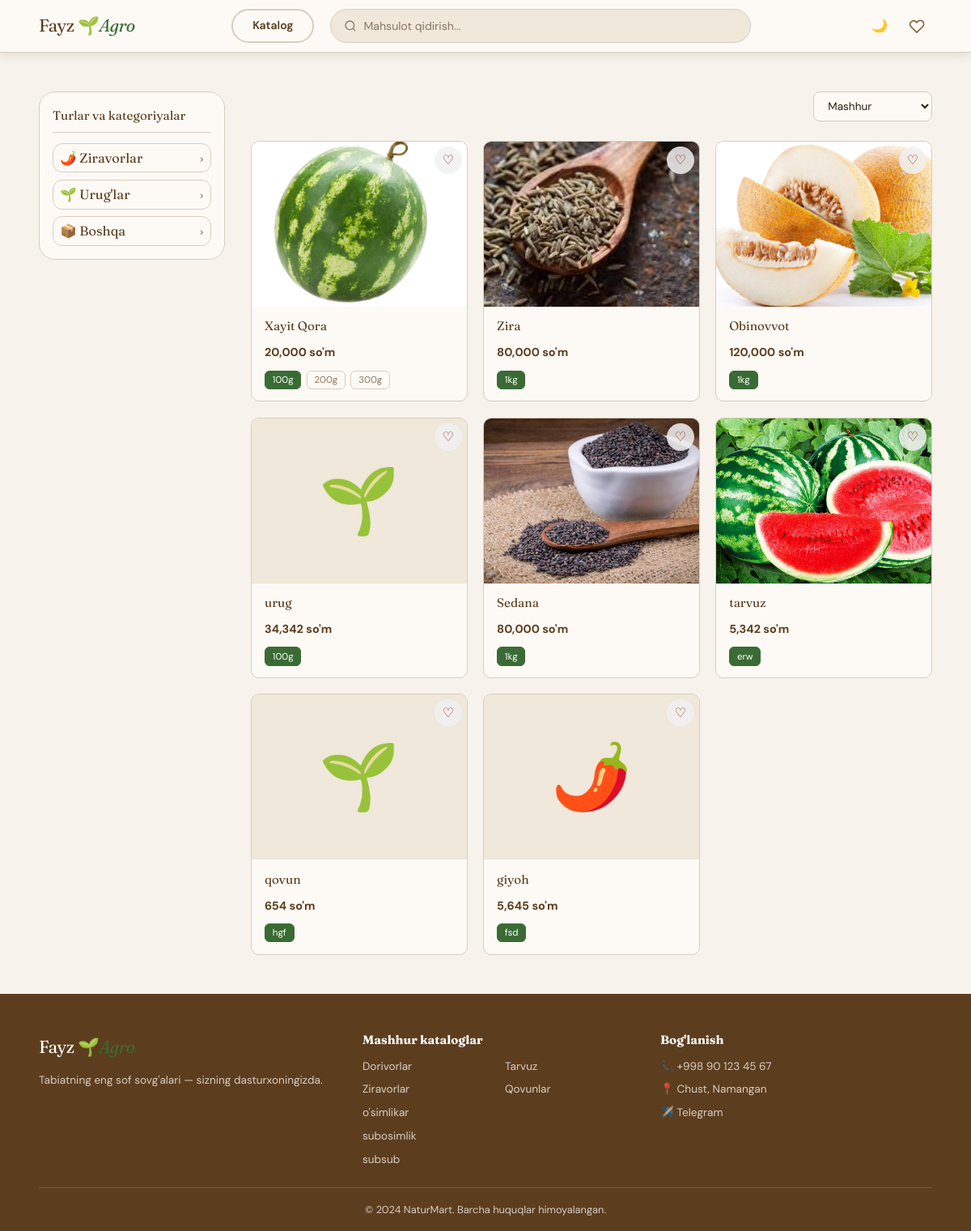
Screenshot of /katalog with the database file from the repository.
### tables this page shows
CREATE TABLE category (
                id INTEGER PRIMARY KEY AUTOINCREMENT,
                name TEXT NOT NULL,
                slug TEXT UNIQUE NOT NULL,
                icon TEXT DEFAULT '🌿',
                type TEXT DEFAULT 'ziravod',
                description TEXT,
                sort_order INTEGER DEFAULT 0
            , parent_id INTEGER, is_type INTEGER DEFAULT 0);

CREATE TABLE product_images (
                id INTEGER PRIMARY KEY AUTOINCREMENT,
                product_id INTEGER NOT NULL,
                image_path TEXT NOT NULL,
                is_primary INTEGER DEFAULT 0,
                order_index INTEGER DEFAULT 0,
                FOREIGN KEY (product_id) REFERENCES product(id) ON DELETE CASCADE
            );

CREATE TABLE product (
                id INTEGER PRIMARY KEY AUTOINCREMENT,
                name TEXT NOT NULL,
                slug TEXT UNIQUE NOT NULL,
                category_id INTEGER,
                description TEXT,
                origin TEXT,
                benefits TEXT,
                usage_tips TEXT,
                price REAL NOT NULL DEFAULT 0,
                old_price REAL,
                image TEXT,
                is_featured INTEGER DEFAULT 0,
                is_active INTEGER DEFAULT 1,
                is_organic INTEGER DEFAULT 0,
                stock INTEGER DEFAULT 100,
                created_at TEXT DEFAULT (datetime('now')), unit_type TEXT DEFAULT 'dona', min_amount REAL DEFAULT 1, view_count INTEGER DEFAULT 0, cart_add_count INTEGER DEFAULT 0,
                FOREIGN KEY (category_id) REFERENCES category(id) ON DELETE SET NULL
            );

CREATE TABLE product_variants (
                id INTEGER PRIMARY KEY AUTOINCREMENT,
                product_id INTEGER NOT NULL,
                label TEXT NOT NULL,
                price REAL NOT NULL, old_price REAL, stock INTEGER DEFAULT 100, min_amount REAL DEFAULT 1, promo_end_date TEXT, promo_start_at TEXT, promo_end_at TEXT, scheduled_price REAL,
                FOREIGN KEY (product_id) REFERENCES product(id) ON DELETE CASCADE
            );

CREATE TABLE site_settings (
                key TEXT PRIMARY KEY,
                value TEXT NOT NULL DEFAULT ''
            );

### app/routes/main.py (the view, shortened to what this page needs)
@main.route('/katalog')
def catalog():
    db = get_db()
    type_slug = (request.args.get('tur', '') or request.args.get('tip', '')).strip()
    cat_slug = (request.args.get('kategoriya', '') or '').strip()
    collection_slug = request.args.get('collection', '').strip()
    search = request.args.get('q', '').strip()
    sort = request.args.get('sort', 'mashhur')
    page = request.args.get('page', 1, type=int)
    per_page = 12
    offset = (page-1)*per_page
    nodes = [dict(r) for r in db.execute(
        'SELECT * FROM category ORDER BY COALESCE(parent_id,0), sort_order, name'
    ).fetchall()]
    nodes_by_id = {}
    nodes_by_slug = {}
    children_by_parent = {}
    for n in nodes:
        n['is_type'] = int(n.get('is_type') or 0)
        n['parent_id'] = n.get('parent_id') if n.get('parent_id') not in ('', None) else None
        nodes_by_id[n['id']] = n
        if n.get('slug'):
            nodes_by_slug[n['slug']] = n
        children_by_parent.setdefault(n['parent_id'], []).append(n)
    def descendant_ids(start_id):
        stack = [start_id]
        seen = set()
        result = []
        while stack:
            current = stack.pop()
            if current in seen:
                continue
            seen.add(current)
            result.append(current)
            for child in children_by_parent.get(current, []):
                stack.append(child['id'])
        return result
    top_types = [n for n in children_by_parent.get(None, []) if n['is_type'] == 1]
    active_type = nodes_by_slug.get(type_slug) if type_slug else None
    if not active_type and type_slug:
        for t in top_types:
            if (t.get('type') or '') == type_slug:
                active_type = t
                break
    active_category = nodes_by_slug.get(cat_slug) if cat_slug else None
    if active_category and active_category['is_type'] == 1:
        active_type = active_category
        active_category = None
    if active_category:
        parent = nodes_by_id.get(active_category.get('parent_id'))
        if parent:
            active_type = parent
    def ancestor_chain_ids(node):
        chain = []
        current = node
        safety = 0
        while current and safety < (len(nodes) + 3):
            chain.append(current['id'])
            parent_id = current.get('parent_id')
            current = nodes_by_id.get(parent_id) if parent_id else None
            safety += 1
        return chain
    active_path_ids = []
    if active_category:
        active_path_ids = ancestor_chain_ids(active_category)
    elif active_type:
        active_path_ids = ancestor_chain_ids(active_type)
    active_path_set = set(active_path_ids)
    active_root_type = None
    for node_id in reversed(active_path_ids):
        node = nodes_by_id.get(node_id)
        if node and node['is_type'] == 1 and node.get('parent_id') is None:
            active_root_type = node
            break
    active_collection = None
    conditions = ['p.is_active=1']
    params = []
    if active_category:
        conditions.append(
            'EXISTS (SELECT 1 FROM product_categories pc WHERE pc.product_id=p.id AND pc.category_id=?)'
        )
        params.append(active_category['id'])
    if search:
        conditions.append('(p.name LIKE ? OR p.description LIKE ? OR p.origin LIKE ?)')
        params.extend([f'%{search}%']*3)
    order = {
        'yangi': 'p.id DESC',
        'mashhur': 'COALESCE(p.cart_add_count, 0) DESC, COALESCE(p.view_count, 0) DESC, p.id DESC',
        'arzon': 'p.price ASC',
        'qimmat': 'p.price DESC',
        'nom': 'p.name ASC',
    }.get(sort, 'COALESCE(p.cart_add_count, 0) DESC, COALESCE(p.view_count, 0) DESC, p.id DESC')
    where = ' AND '.join(conditions)
    total = db.execute(f'SELECT COUNT(*) FROM product p WHERE {where}', params).fetchone()[0]
    products = db.execute(
        f'SELECT p.*, c.name as cat_name, c.icon as cat_icon FROM product p '
        f'LEFT JOIN category c ON c.id=p.category_id WHERE {where} ORDER BY {order} LIMIT ? OFFSET ?',
        params+[per_page, offset]
    ).fetchall()
    prod_list = []
    for p in products:
        variants = db.execute('SELECT * FROM product_variants WHERE product_id=? ORDER BY id', (p['id'],)).fetchall()
        primary_img = db.execute('SELECT image_path FROM product_images WHERE product_id=? ORDER BY is_primary DESC, order_index, id LIMIT 1', (p['id'],)).fetchone()
        row = dict(p)
        row['variants'] = [dict(v) for v in variants]
        row['primary_image'] = primary_img['image_path'] if primary_img else row['image']
        prod_list.append(row)
    total_pages = (total+per_page-1)//per_page
    return render_template(
        'catalog.html',
        products=prod_list,
        search=search,
        sort=sort,
        page=page,
        total_pages=total_pages,
        total=total,
        active_collection=active_collection,
        collection=collection_slug,
        top_types=top_types,
        children_by_parent=children_by_parent,
        active_path_ids=active_path_ids,
        active_path_set=active_path_set,
        active_root_type=active_root_type,
        active_type=active_type,
        active_category=active_category,
        tur=(active_type['slug'] if active_type else '')
    )

### app/__init__.py (called while the page is built)
def get_db():
    if 'db' not in g:
        g.db = sqlite3.connect(DATABASE, detect_types=sqlite3.PARSE_DECLTYPES)
        g.db.row_factory = sqlite3.Row
        g.db.execute('PRAGMA foreign_keys = ON')
    return g.db

### app/templates/catalog.html (shortened to what this page needs)
{% extends 'base.html' %}
{% block content %}
{% macro render_tree(prefix, mobile_mode=False) -%}
<div class="catalog-tree-wrap" data-tree="{{ prefix }}">
  {% for top in top_types %}
    {% set top_children = children_by_parent.get(top['id'], []) %}
    {% set top_is_group = (top_children|length) > 0 %}
    {% set is_open = top['id'] in active_path_set %}
    {% if top_is_group %}
    <div class="catalog-tree-group{% if is_open %} open{% endif %}">
      <button type="button"
              class="catalog-tree-toggle catalog-tree-top{% if is_open %} active{% endif %}"
              data-target="{{ prefix }}-branch-{{ top['id'] }}"
              aria-expanded="{{ 'true' if is_open else 'false' }}">
        <span>{{ top['icon'] }} {{ top['name'] }}</span>
        <span class="catalog-tree-arrow">›</span>
      </button>
    </div>
    {% endif %}
  {% endfor %}
</div>
{%- endmacro %}
{% set focus_all = request.args.get('focus') == 'all' %}
{% set focus_mode_mobile = active_category or (active_type and focus_all) %}
<section class="section container">
  <div class="catalog-layout catalog-layout-tree">
    <aside class="sidebar sidebar-tree">
      <div class="sidebar-box">
        <div class="sidebar-title">Turlar va kategoriyalar</div>
        {{ render_tree('desktop', False) }}
      </div>
    </aside>
    <div class="catalog-main">
      <div style="display:flex;align-items:center;justify-content:space-between;margin-bottom:1.5rem;gap:1rem;flex-wrap:wrap;">
        <form method="GET">
          <select name="sort" onchange="this.form.submit()" style="padding:0.5rem 0.8rem;border:1.5px solid var(--border);border-radius:8px;background:var(--white);font-family:inherit;font-size:0.85rem;color:var(--text);outline:none;">
            <option value="mashhur" {% if sort=='mashhur' %}selected{% endif %}>Mashhur</option>
          </select>
        </form>
      </div>
      {% if products %}
      <div class="products-grid">
        {% for p in products %}
        {% set first_variant = p['variants'][0] if p['variants'] else None %}
        {% set initial_price = first_variant['price'] if first_variant else p['price'] %}
        {% set initial_old = (first_variant['old_price'] if first_variant and first_variant['old_price'] else p['old_price']) %}
        {% set initial_key = (p['id'] ~ '') %}
        <div class="pcard">
          <a href="{{ url_for('main.product_detail', slug=p['slug']) }}" class="pcard-link">
            <div class="pcard-img">
              {% if p.get('primary_image') or p['image'] %}<img src="{{ url_for('static', filename='img/products/'+(p.get('primary_image') or p['image'])) }}" alt="{{ p['name'] }}">
              {% else %}{{ p['cat_icon'] or '🌿' }}{% endif %}
            </div>
            <div class="pcard-body"><div class="pcard-name">{{ p['name'] }}</div></div>
          </a>
          <button class="pcard-favorite favorite-btn{% if initial_key in favorite_keys %} active{% endif %}"
                  type="button"
                  onclick="addToFavorites({{ p['id'] }}, null, this)"
                  aria-label="{% if initial_key in favorite_keys %}Sevimlida{% else %}Sevimliga qo'shish{% endif %}">
            {% if initial_key in favorite_keys %}❤{% else %}♡{% endif %}
          </button>
          <div class="pcard-bottom">
            <div class="pcard-footer">
              <div>
                <div class="pcard-price" id="price-{{ p['id'] }}">{{ "{:,.0f}".format(initial_price) }} so'm</div>
              </div>
            </div>
            {% if p['variants'] %}
            <div class="pcard-variants">
              {% for v in p['variants'] %}
              <button class="pcard-vbtn{% if loop.first %} active{% endif %}"
                      data-price="{{ v['price'] }}" data-pid="{{ p['id'] }}" data-vid="{{ v['id'] }}"
                      data-old-price="{{ v['old_price'] if v['old_price'] else (p['old_price'] if p['old_price'] else '') }}"
                      onclick="selectVariant(this)">{{ v['label'] }}</button>
              {% endfor %}
            </div>
            {% endif %}
          </div>
        </div>
        {% endfor %}
      </div>
      {% endif %}
    </div>
  </div>
</section>
{% endblock %}

### app/templates/base.html (shortened to what this page needs)
<!DOCTYPE html>
<html lang="uz">
<head>
<link rel="stylesheet" href="{{ url_for('static', filename='css/main.css') }}">
</head>
<body>
<nav class="navbar">
  <div class="nav-inner">
    <a href="{{ url_for('main.index') }}" class="logo">
      <span class="logo-text">Fayz 🌱<em>Agro</em></span>
    </a>
    <div style="display: flex; gap:20px; width:60%">
      <a href="{{ url_for('main.catalog') }}" class="btn btn-outline nav-catalog-btn" style="padding: 0.45rem 1.5rem;">Katalog</a>
      <form class="nav-search" action="{{ url_for('main.catalog') }}" method="GET">
        <svg width="16" height="16" viewBox="0 0 24 24" fill="none" stroke="currentColor" stroke-width="2"><circle cx="11" cy="11" r="8"/><path d="m21 21-4.35-4.35"/></svg>
        <input name="q" placeholder="Mahsulot qidirish..." value="{{ request.args.get('q','') }}" autocomplete="off">
      </form>
    </div>
    <div class="nav-right">
      <button type="button" class="nav-icon theme-toggle" id="themeToggle" aria-label="Dark mode yoqish" title="Dark mode">
        <span class="theme-icon" aria-hidden="true">🌙</span>
      </button>
      <a href="{{ url_for('main.favorites') }}" class="nav-icon favorite-icon" title="Sevimlilar">
        <svg width="20" height="20" viewBox="0 0 24 24" fill="none" stroke="currentColor" stroke-width="2">
          <path d="M20.8 5.6a5.2 5.2 0 0 0-7.3 0L12 7.1l-1.5-1.5a5.2 5.2 0 0 0-7.3 7.3L12 21.6l8.8-8.7a5.2 5.2 0 0 0 0-7.3z"/>
        </svg>
      </a>
    </div>
  </div>
</nav>
<main>
{% block content %}{% endblock %}
</main>
<footer class="footer">
  <div class="footer-inner">
    <div class="footer-brand">
      <a href="{{ url_for('main.index') }}" class="logo">
        <span class="logo-text">Fayz 🌱<em>Agro</em></span>
      </a>
      <p>Tabiatning eng sof sovg'alari — sizning dasturxoningizda.</p>
    </div>
    <div class="footer-links">
      <div>
        <h4>Mashhur kataloglar</h4>
        <div class="footer-cats-grid">
          <div class="footer-cat-col">
            {% for cat in footer_top_ziravod %}
            <a href="{{ url_for('main.catalog', kategoriya=cat['slug']) }}">{{ cat['icon'] }} {{ cat['name'] }}</a>
            {% else %}
            <span class="footer-cat-empty">Kategoriya yo'q</span>
            {% endfor %}
          </div>
          <div class="footer-cat-col">
            {% for cat in footer_top_urug %}
            <a href="{{ url_for('main.catalog', kategoriya=cat['slug']) }}">{{ cat['icon'] }} {{ cat['name'] }}</a>
            {% else %}
            <span class="footer-cat-empty">Kategoriya yo'q</span>
            {% endfor %}
          </div>
        </div>
      </div>
      <div>
        <h4>Bog'lanish</h4>
        <a href="tel:{{ contact_settings['contact_phone_raw'] }}">{{ contact_settings['contact_phone_display'] or contact_settings['contact_phone_raw'] }}</a>
        {% if contact_settings['contact_location_url'] %}
          <a href="{{ contact_settings['contact_location_url'] }}" target="_blank" rel="noopener">{{ contact_settings['contact_location_label'] or 'Manzil' }}</a>
        {% endif %}
        {% if contact_settings['contact_telegram_url'] %}
          <a href="{{ contact_settings['contact_telegram_url'] }}" target="_blank" rel="noopener">{{ contact_settings['contact_telegram_label'] or 'Telegram' }}</a>
        {% endif %}
      </div>
    </div>
  </div>
  <div class="footer-bottom">© 2024 NaturMart. Barcha huquqlar himoyalangan.</div>
</footer>
</body>
</html>

### rows the page displays
category: icon "🌶️", name "Ziravorlar"
category: icon "🌱", name "Urug'lar"
category: icon "📦", name "Boshqa"
product_images: image_path (picture)
product: name "Xayit Qora"
product_variants: price "20,000", label "100g"
product_variants: label "200g"
product_variants: label "300g"
product_images: image_path (picture)
product: name "Zira"
product_variants: price "80,000", label "1kg"
product_images: image_path (picture)
product: name "Obinovvot"
product_variants: price "120,000", label "1kg"
product: icon "🌱", name "urug"
product_variants: price "34,342", label "100g"
product_images: image_path (picture)
product: name "Sedana"
product_variants: price "80,000", label "1kg"
product_images: image_path (picture)
product: name "tarvuz"
product_variants: price "5,342", label "erw"
product: icon "🌱", name "qovun"
product_variants: price "654", label "hgf"
product: icon "🌶️", name "giyoh"
product_variants: price "5,645", label "fsd"
category: name "Dorivorlar"
category: name "Ziravorlar"
category: name "o'simlikar"
category: name "subosimlik"
category: name "subsub"
category: name "Tarvuz"
category: name "Qovunlar"
site_settings: value "📞 +998 90 123 45 67"
site_settings: value "📍 Chust, Namangan"
site_settings: value "✈️ Telegram"
